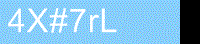
#> input picture 57210342-improve-pytesseract-text-recognition/1.png, 200 x 44 px
$ python improve_pytesseract_text_recognition.py
#> lines starting #> are read from the running program, lines starting #| are printed output that depends on the picture; after the words box and inside, x2 and y2 are one past the last pixel; in counts of white or black regions, pixels touching at a corner belong together
import cv2
import pytesseract

pytesseract.pytesseract.tesseract_cmd = r"C:\Program Files\Tesseract-OCR\tesseract.exe"

image = cv2.imread('1.png',0)
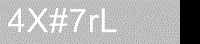
#> image: shape (44, 200); min 0, max 255, mean 175.3
thresh = cv2.threshold(image, 220, 255, cv2.THRESH_BINARY)[1]
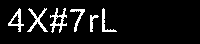
#> thresh: shape (44, 200); 7.9% white in thin lines or dots, all inside (x1, y1, x2, y2) = (8, 8, 117, 33)

kernel = cv2.getStructuringElement(cv2.MORPH_RECT, (3,3))
close = cv2.morphologyEx(thresh, cv2.MORPH_CLOSE, kernel)
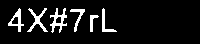
#> close: shape (44, 200); 8.5% white; 6 white regions, box (x1, y1, x2, y2) and area: (50, 8, 67, 33) 181, (27, 8, 48, 32) 159, (8, 8, 24, 32) 132, (70, 9, 85, 32) 102, (102, 8, 117, 32) 102, (90, 15, 99, 32) 68

result = 255 - close
result = cv2.GaussianBlur(result, (3,3), 0)
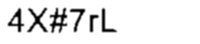
#> result: shape (44, 200); min 0, max 255, mean 233.4
cv2.imshow('thresh', thresh)
cv2.imshow('close', close)
cv2.imshow('result', result)

print(pytesseract.image_to_string(result))
#> (this line was passed over: pytesseract is not available in this run)
cv2.waitKey()
